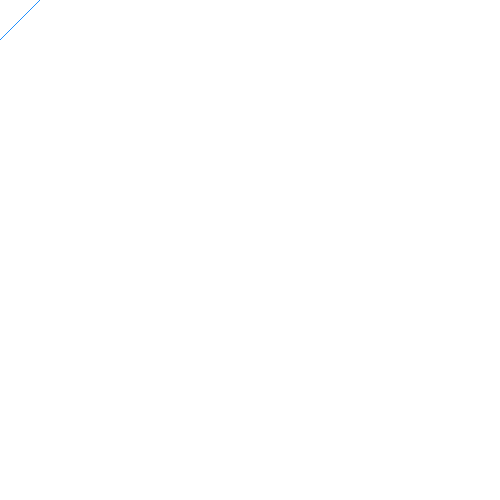
Frame 1 (no input)
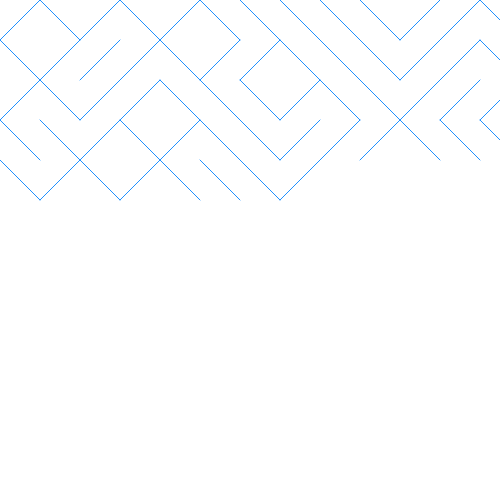
Frame 60 (no input)
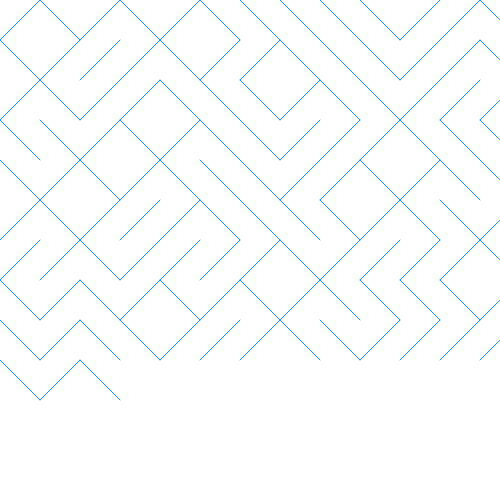
Frame 120 (the mouse pressed at the canvas centre since frame 60)

The p5.js sketch that drew these frames (run headless with seeded random() and noise() and a simulated clock; from frame 60 on, the mouse is pressed at the canvas centre):

// p5.js sketch
// ── sketch.js
let x = 0;
let y = 0;
let space = 40;

function setup() {
    createCanvas(500, 500);
    frameRate(60);
}

function draw() {
    stroke(30, 144, 255);
    if (random(1) < 0.5) {
        line(x, y, x + space, y + space);
    }
    else line(x, y + space, x + space, y);
    x = x + space;
    if (x > width) {
        x = 0;
        y = y + space;
    }
}
